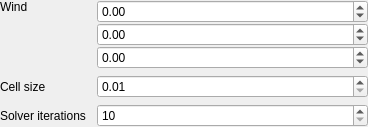
<?xml version="1.0" encoding="UTF-8"?>
<ui version="4.0">
 <class>FluidWidget</class>
 <widget class="QWidget" name="FluidWidget">
  <property name="geometry">
   <rect>
    <x>0</x>
    <y>0</y>
    <width>368</width>
    <height>126</height>
   </rect>
  </property>
  <property name="windowTitle">
   <string>Form</string>
  </property>
  <property name="locale">
   <locale language="English" country="UnitedStates"/>
  </property>
  <layout class="QVBoxLayout" name="verticalLayout">
   <property name="leftMargin">
    <number>0</number>
   </property>
   <property name="topMargin">
    <number>0</number>
   </property>
   <property name="rightMargin">
    <number>0</number>
   </property>
   <property name="bottomMargin">
    <number>0</number>
   </property>
   <item>
    <layout class="QHBoxLayout" name="windLayout">
     <item>
      <widget class="QLabel" name="windLabel">
       <property name="sizePolicy">
        <sizepolicy hsizetype="Preferred" vsizetype="Preferred">
         <horstretch>1</horstretch>
         <verstretch>0</verstretch>
        </sizepolicy>
       </property>
       <property name="text">
        <string>Wind</string>
       </property>
       <property name="alignment">
        <set>Qt::AlignLeading|Qt::AlignLeft|Qt::AlignTop</set>
       </property>
      </widget>
     </item>
     <item>
      <widget class="QWidget" name="windWidget" native="true">
       <property name="sizePolicy">
        <sizepolicy hsizetype="Preferred" vsizetype="Preferred">
         <horstretch>3</horstretch>
         <verstretch>0</verstretch>
        </sizepolicy>
       </property>
       <layout class="QVBoxLayout" name="verticalLayout_2">
        <property name="spacing">
         <number>0</number>
        </property>
        <property name="leftMargin">
         <number>0</number>
        </property>
        <property name="topMargin">
         <number>0</number>
        </property>
        <property name="rightMargin">
         <number>0</number>
        </property>
        <property name="bottomMargin">
         <number>0</number>
        </property>
        <item>
         <widget class="QDoubleSpinBox" name="windXSpin">
          <property name="minimum">
           <double>-100.000000000000000</double>
          </property>
          <property name="maximum">
           <double>100.000000000000000</double>
          </property>
         </widget>
        </item>
        <item>
         <widget class="QDoubleSpinBox" name="windYSpin">
          <property name="minimum">
           <double>-100.000000000000000</double>
          </property>
          <property name="maximum">
           <double>100.000000000000000</double>
          </property>
         </widget>
        </item>
        <item>
         <widget class="QDoubleSpinBox" name="windZSpin">
          <property name="minimum">
           <double>-100.000000000000000</double>
          </property>
          <property name="maximum">
           <double>100.000000000000000</double>
          </property>
         </widget>
        </item>
       </layout>
      </widget>
     </item>
    </layout>
   </item>
   <item>
    <layout class="QHBoxLayout" name="cellSizeLayout">
     <item>
      <widget class="QLabel" name="cellSizeLabel">
       <property name="sizePolicy">
        <sizepolicy hsizetype="Preferred" vsizetype="Preferred">
         <horstretch>1</horstretch>
         <verstretch>0</verstretch>
        </sizepolicy>
       </property>
       <property name="text">
        <string>Cell size</string>
       </property>
       <property name="wordWrap">
        <bool>true</bool>
       </property>
      </widget>
     </item>
     <item>
      <widget class="QDoubleSpinBox" name="cellSizeSpin">
       <property name="sizePolicy">
        <sizepolicy hsizetype="Minimum" vsizetype="Fixed">
         <horstretch>3</horstretch>
         <verstretch>0</verstretch>
        </sizepolicy>
       </property>
       <property name="minimum">
        <double>0.010000000000000</double>
       </property>
       <property name="maximum">
        <double>10.000000000000000</double>
       </property>
       <property name="singleStep">
        <double>0.100000000000000</double>
       </property>
      </widget>
     </item>
    </layout>
   </item>
   <item>
    <layout class="QHBoxLayout" name="iterationsLayout">
     <item>
      <widget class="QLabel" name="iterationsLabel">
       <property name="sizePolicy">
        <sizepolicy hsizetype="Preferred" vsizetype="Preferred">
         <horstretch>1</horstretch>
         <verstretch>0</verstretch>
        </sizepolicy>
       </property>
       <property name="text">
        <string>Solver iterations</string>
       </property>
       <property name="wordWrap">
        <bool>true</bool>
       </property>
      </widget>
     </item>
     <item>
      <widget class="QSpinBox" name="iterationsSpin">
       <property name="sizePolicy">
        <sizepolicy hsizetype="Minimum" vsizetype="Fixed">
         <horstretch>3</horstretch>
         <verstretch>0</verstretch>
        </sizepolicy>
       </property>
       <property name="minimum">
        <number>10</number>
       </property>
       <property name="maximum">
        <number>100</number>
       </property>
       <property name="singleStep">
        <number>10</number>
       </property>
      </widget>
     </item>
    </layout>
   </item>
  </layout>
 </widget>
 <resources/>
 <connections/>
</ui>
